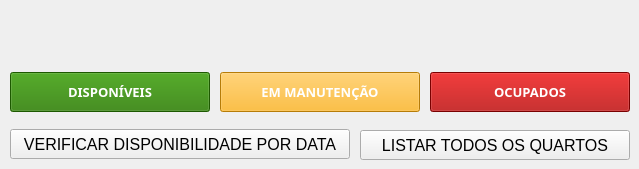
      <widget class="QWidget" name="page_19">
       <widget class="QPushButton" name="btn_tabelaq">
        <property name="geometry">
         <rect>
          <x>360</x>
          <y>130</y>
          <width>270</width>
          <height>30</height>
         </rect>
        </property>
        <property name="font">
         <font>
          <family>MS Shell Dlg 2</family>
          <pointsize>12</pointsize>
          <weight>50</weight>
          <bold>false</bold>
         </font>
        </property>
        <property name="text">
         <string>LISTAR TODOS OS QUARTOS</string>
        </property>
       </widget>
       <widget class="QPushButton" name="btn_verifcacaoqt">
        <property name="geometry">
         <rect>
          <x>10</x>
          <y>129</y>
          <width>340</width>
          <height>30</height>
         </rect>
        </property>
        <property name="font">
         <font>
          <family>MS Shell Dlg 2</family>
          <pointsize>12</pointsize>
          <weight>50</weight>
          <bold>false</bold>
         </font>
        </property>
        <property name="toolTip">
         <string>&lt;html&gt;&lt;head/&gt;&lt;body&gt;&lt;p align=&quot;center&quot;&gt;&lt;br/&gt;&lt;/p&gt;&lt;/body&gt;&lt;/html&gt;</string>
        </property>
        <property name="text">
         <string>VERIFICAR DISPONIBILIDADE POR DATA</string>
        </property>
       </widget>
       <widget class="QPushButton" name="btn_disponiveis">
        <property name="geometry">
         <rect>
          <x>10</x>
          <y>72</y>
          <width>200</width>
          <height>40</height>
         </rect>
        </property>
        <property name="sizeIncrement">
         <size>
          <width>116</width>
          <height>91</height>
         </size>
        </property>
        <property name="baseSize">
         <size>
          <width>50</width>
          <height>88</height>
         </size>
        </property>
        <property name="font">
         <font>
          <family>Montserrat ExtraBold</family>
          <pointsize>10</pointsize>
          <weight>75</weight>
          <bold>true</bold>
         </font>
        </property>
        <property name="styleSheet">
         <string notr="true">background-color: rgb(41, 124, 0);
color: rgb(255, 255, 255);</string>
        </property>
        <property name="text">
         <string>DISPONÍVEIS</string>
        </property>
        <property name="icon">
         <iconset>
          <normaloff>../Icones/lock_open.png</normaloff>../Icones/lock_open.png</iconset>
        </property>
        <property name="iconSize">
         <size>
          <width>32</width>
          <height>32</height>
         </size>
        </property>
       </widget>
       <widget class="QPushButton" name="btn_manutencao">
        <property name="geometry">
         <rect>
          <x>220</x>
          <y>72</y>
          <width>200</width>
          <height>40</height>
         </rect>
        </property>
        <property name="sizeIncrement">
         <size>
          <width>116</width>
          <height>91</height>
         </size>
        </property>
        <property name="baseSize">
         <size>
          <width>50</width>
          <height>88</height>
         </size>
        </property>
        <property name="font">
         <font>
          <family>Montserrat ExtraBold</family>
          <pointsize>10</pointsize>
          <weight>75</weight>
          <bold>true</bold>
         </font>
        </property>
        <property name="styleSheet">
         <string notr="true">
background-color: rgb(255, 174, 11);
color: rgb(255, 255, 255);</string>
        </property>
        <property name="text">
         <string>EM MANUTENÇÃO</string>
        </property>
        <property name="icon">
         <iconset>
          <normaloff>../Icones/engineering.png</normaloff>../Icones/engineering.png</iconset>
        </property>
        <property name="iconSize">
         <size>
          <width>32</width>
          <height>32</height>
         </size>
        </property>
       </widget>
       <widget class="QPushButton" name="btn_ocupados">
        <property name="geometry">
         <rect>
          <x>430</x>
          <y>72</y>
          <width>200</width>
          <height>40</height>
         </rect>
        </property>
        <property name="sizeIncrement">
         <size>
          <width>116</width>
          <height>91</height>
         </size>
        </property>
        <property name="baseSize">
         <size>
          <width>50</width>
          <height>88</height>
         </size>
        </property>
        <property name="font">
         <font>
          <family>Montserrat ExtraBold</family>
          <pointsize>10</pointsize>
          <weight>75</weight>
          <bold>true</bold>
         </font>
        </property>
        <property name="styleSheet">
         <string notr="true">background-color: rgb(170, 0, 0);
color: rgb(255, 255, 255);</string>
        </property>
        <property name="text">
         <string>OCUPADOS</string>
        </property>
        <property name="icon">
         <iconset>
          <normaloff>../Icones/lock.png</normaloff>../Icones/lock.png</iconset>
        </property>
        <property name="iconSize">
         <size>
          <width>32</width>
          <height>32</height>
         </size>
        </property>
       </widget>
      </widget>
